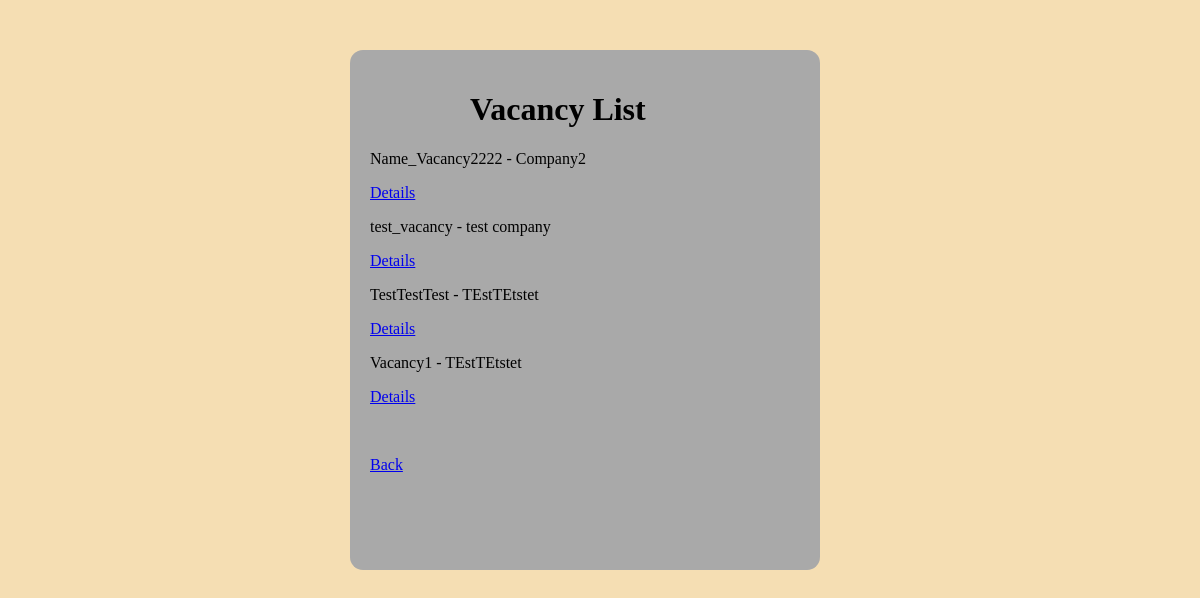
/vacancy-list/, run on the app's committed database.
### employer_app/models.py (models this page shows, shortened)
class Vacancy(models.Model):
    name_vacancy = models.CharField(max_length=55)
    name_company = models.CharField(max_length=55)
    salary = models.PositiveIntegerField()
    required_skills = models.CharField(max_length=55)
    responsibilities = models.CharField(max_length=55)
    address = models.PositiveIntegerField()
    slug = models.SlugField(max_length=255, unique=True, blank=True)
    def __str__(self):
        return f'{self.name_vacancy} - {self.name_company}'

### employer_app/views.py (the view)
# urls.py: path('vacancy-list/', vacancy_list_view, name='vacancy_list'),
def vacancy_list_view(request):
    context = {'vacancy_list': Vacancy.objects.all()}
    return render(request, 'employer_app/vacancy_list.html', context)

### employer_app/templates/employer_app/vacancy_list.html (shortened to what this page needs)
{% extends 'employer_app/base.html' %}
{% block content %}
<div class="div_vacancy_list">
    <h1>Vacancy List</h1>
    {% for vacancy in vacancy_list %}
        <p>{{ vacancy }}</p>
        <p><a href="{% url 'vacancy_detail' vacancy.slug %}">Details</a></p>
    {% endfor %}
    <br>
    <p><a href="{% url 'main' %}">Back</a></p>
</div>
{% endblock content %}

### static/app/css/style.css (style rules this page uses)
body { background-color: wheat; }
.div_vacancy_list { width: 450px; height: 500px; background-color: darkgrey; padding-top: 20px; padding-left: 20px; border-radius: 13px; }
.div_vacancy_list h1 { margin-left: 100px; }

### data on the page
Vacancy: name_vacancy+name_company "Name_Vacancy2222 - Company2"
Vacancy: name_vacancy+name_company "test_vacancy - test company"
Vacancy: name_vacancy+name_company "TestTestTest - TEstTEtstet"
Vacancy: name_vacancy+name_company "Vacancy1 - TEstTEtstet"
